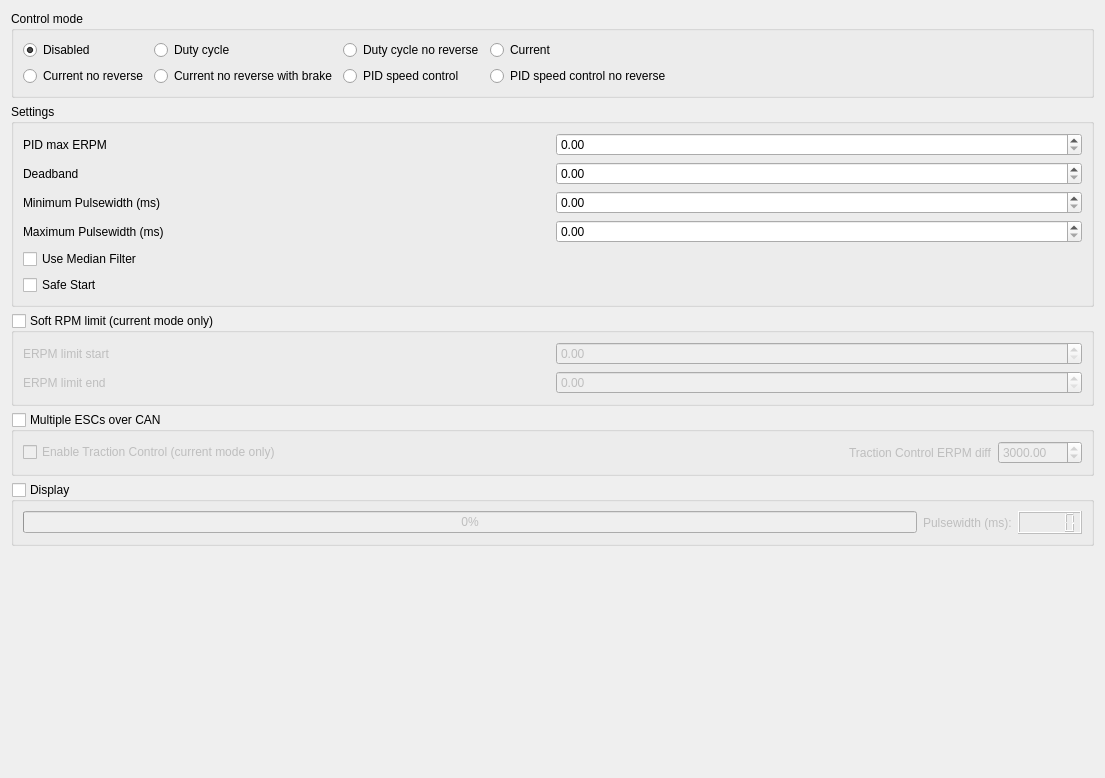
            <widget class="QWidget" name="tab_17">
             <attribute name="title">
              <string>PPM</string>
             </attribute>
             <layout class="QVBoxLayout" name="verticalLayout_35">
              <item>
               <widget class="QGroupBox" name="groupBox_19">
                <property name="title">
                 <string>Control mode</string>
                </property>
                <layout class="QHBoxLayout" name="horizontalLayout_28">
                 <item>
                  <layout class="QGridLayout" name="gridLayout_13">
                   <item row="0" column="2">
                    <widget class="QRadioButton" name="appconfPpmDutyNorevButton">
                     <property name="text">
                      <string>Duty cycle no reverse</string>
                     </property>
                    </widget>
                   </item>
                   <item row="0" column="1">
                    <widget class="QRadioButton" name="appconfPpmDutyButton">
                     <property name="text">
                      <string>Duty cycle</string>
                     </property>
                    </widget>
                   </item>
                   <item row="0" column="0">
                    <widget class="QRadioButton" name="appconfPpmDisabledButton">
                     <property name="text">
                      <string>Disabled</string>
                     </property>
                     <property name="checked">
                      <bool>true</bool>
                     </property>
                    </widget>
                   </item>
                   <item row="1" column="3">
                    <widget class="QRadioButton" name="appconfPpmPidNorevButton">
                     <property name="text">
                      <string>PID speed control no reverse</string>
                     </property>
                    </widget>
                   </item>
                   <item row="1" column="1">
                    <widget class="QRadioButton" name="appconfPpmCurrentNorevBrakeButton">
                     <property name="text">
                      <string>Current no reverse with brake</string>
                     </property>
                    </widget>
                   </item>
                   <item row="0" column="3">
                    <widget class="QRadioButton" name="appconfPpmCurrentButton">
                     <property name="text">
                      <string>Current</string>
                     </property>
                     <property name="checked">
                      <bool>false</bool>
                     </property>
                    </widget>
                   </item>
                   <item row="1" column="0">
                    <widget class="QRadioButton" name="appconfPpmCurrentNorevButton">
                     <property name="text">
                      <string>Current no reverse</string>
                     </property>
                    </widget>
                   </item>
                   <item row="1" column="2">
                    <widget class="QRadioButton" name="appconfPpmPidButton">
                     <property name="text">
                      <string>PID speed control</string>
                     </property>
                    </widget>
                   </item>
                  </layout>
                 </item>
                 <item>
                  <spacer name="horizontalSpacer_10">
                   <property name="orientation">
                    <enum>Qt::Horizontal</enum>
                   </property>
                   <property name="sizeHint" stdset="0">
                    <size>
                     <width>411</width>
                     <height>20</height>
                    </size>
                   </property>
                  </spacer>
                 </item>
                </layout>
               </widget>
              </item>
              <item>
               <widget class="QGroupBox" name="groupBox_20">
                <property name="title">
                 <string>Settings</string>
                </property>
                <layout class="QGridLayout" name="gridLayout_17">
                 <item row="4" column="0">
                  <widget class="QCheckBox" name="appconfPpmMedianFilterBox">
                   <property name="toolTip">
                    <string>&lt;html&gt;&lt;head/&gt;&lt;body&gt;&lt;p&gt;Use a median filter to reject niose. This will introduce one sample delay.&lt;/p&gt;&lt;/body&gt;&lt;/html&gt;</string>
                   </property>
                   <property name="text">
                    <string>Use Median Filter</string>
                   </property>
                  </widget>
                 </item>
                 <item row="3" column="0">
                  <widget class="QLabel" name="label_51">
                   <property name="text">
                    <string>Maximum Pulsewidth (ms)</string>
                   </property>
                  </widget>
                 </item>
                 <item row="0" column="1">
                  <widget class="QDoubleSpinBox" name="appconfPpmPidMaxErpmBox">
                   <property name="maximum">
                    <double>200000.000000000000000</double>
                   </property>
                   <property name="singleStep">
                    <double>100.000000000000000</double>
                   </property>
                  </widget>
                 </item>
                 <item row="1" column="0">
                  <widget class="QLabel" name="label_49">
                   <property name="text">
                    <string>Deadband</string>
                   </property>
                  </widget>
                 </item>
                 <item row="2" column="1">
                  <widget class="QDoubleSpinBox" name="appconfPpmPulseStartBox">
                   <property name="maximum">
                    <double>10.000000000000000</double>
                   </property>
                   <property name="singleStep">
                    <double>0.100000000000000</double>
                   </property>
                  </widget>
                 </item>
                 <item row="2" column="0">
                  <widget class="QLabel" name="label_50">
                   <property name="text">
                    <string>Minimum Pulsewidth (ms)</string>
                   </property>
                  </widget>
                 </item>
                 <item row="3" column="1">
                  <widget class="QDoubleSpinBox" name="appconfPpmPulseWidthBox">
                   <property name="maximum">
                    <double>20.000000000000000</double>
                   </property>
                   <property name="singleStep">
                    <double>0.100000000000000</double>
                   </property>
                  </widget>
                 </item>
                 <item row="0" column="0">
                  <widget class="QLabel" name="label_45">
                   <property name="text">
                    <string>PID max ERPM</string>
                   </property>
                  </widget>
                 </item>
                 <item row="1" column="1">
                  <widget class="QDoubleSpinBox" name="appconfPpmHystBox">
                   <property name="maximum">
                    <double>1.000000000000000</double>
                   </property>
                   <property name="singleStep">
                    <double>0.050000000000000</double>
                   </property>
                  </widget>
                 </item>
                 <item row="5" column="0">
                  <widget class="QCheckBox" name="appconfPpmSafeStartBox">
                   <property name="toolTip">
                    <string>&lt;html&gt;&lt;head/&gt;&lt;body&gt;&lt;p&gt;Don't give throttle unless the received output has been 0 for at leas 50 pulses. The counter is reset on boot, every time a new configuration is loaded and when a timeout occurs.&lt;/p&gt;&lt;/body&gt;&lt;/html&gt;</string>
                   </property>
                   <property name="text">
                    <string>Safe Start</string>
                   </property>
                  </widget>
                 </item>
                </layout>
               </widget>
              </item>
              <item>
               <widget class="QGroupBox" name="appconfPpmRpmLimBox">
                <property name="title">
                 <string>Soft RPM limit (current mode only)</string>
                </property>
                <property name="checkable">
                 <bool>true</bool>
                </property>
                <property name="checked">
                 <bool>false</bool>
                </property>
                <layout class="QGridLayout" name="gridLayout_20">
                 <item row="0" column="1">
                  <widget class="QDoubleSpinBox" name="appconfPpmRpmLimStartBox">
                   <property name="maximum">
                    <double>200000.000000000000000</double>
                   </property>
                   <property name="singleStep">
                    <double>100.000000000000000</double>
                   </property>
                  </widget>
                 </item>
                 <item row="0" column="0">
                  <widget class="QLabel" name="label_47">
                   <property name="text">
                    <string>ERPM limit start</string>
                   </property>
                  </widget>
                 </item>
                 <item row="1" column="0">
                  <widget class="QLabel" name="label_48">
                   <property name="text">
                    <string>ERPM limit end</string>
                   </property>
                  </widget>
                 </item>
                 <item row="1" column="1">
                  <widget class="QDoubleSpinBox" name="appconfPpmRpmLimEndBox">
                   <property name="maximum">
                    <double>200000.000000000000000</double>
                   </property>
                   <property name="singleStep">
                    <double>100.000000000000000</double>
                   </property>
                  </widget>
                 </item>
                </layout>
               </widget>
              </item>
              <item>
               <widget class="QGroupBox" name="appconfPpmMultiGroup">
                <property name="title">
                 <string>Multiple ESCs over CAN</string>
                </property>
                <property name="checkable">
                 <bool>true</bool>
                </property>
                <property name="checked">
                 <bool>false</bool>
                </property>
                <layout class="QHBoxLayout" name="horizontalLayout_37">
                 <item>
                  <widget class="QCheckBox" name="appconfPpmTcBox">
                   <property name="text">
                    <string>Enable Traction Control (current mode only)</string>
                   </property>
                   <property name="checked">
                    <bool>false</bool>
                   </property>
                  </widget>
                 </item>
                 <item>
                  <spacer name="horizontalSpacer_14">
                   <property name="orientation">
                    <enum>Qt::Horizontal</enum>
                   </property>
                   <property name="sizeHint" stdset="0">
                    <size>
                     <width>40</width>
                     <height>20</height>
                    </size>
                   </property>
                  </spacer>
                 </item>
                 <item>
                  <widget class="QLabel" name="label_67">
                   <property name="text">
                    <string>Traction Control ERPM diff</string>
                   </property>
                  </widget>
                 </item>
                 <item>
                  <widget class="QDoubleSpinBox" name="appconfPpmTcErpmBox">
                   <property name="maximum">
                    <double>100000.000000000000000</double>
                   </property>
                   <property name="value">
                    <double>3000.000000000000000</double>
                   </property>
                  </widget>
                 </item>
                </layout>
               </widget>
              </item>
              <item>
               <widget class="QGroupBox" name="appconfUpdatePpmBox">
                <property name="title">
                 <string>Display</string>
                </property>
                <property name="checkable">
                 <bool>true</bool>
                </property>
                <property name="checked">
                 <bool>false</bool>
                </property>
                <layout class="QGridLayout" name="gridLayout_19">
                 <item row="0" column="0">
                  <widget class="QProgressBar" name="appconfDecodedPpmBar">
                   <property name="minimum">
                    <number>0</number>
                   </property>
                   <property name="maximum">
                    <number>1000</number>
                   </property>
                   <property name="value">
                    <number>0</number>
                   </property>
                   <property name="format">
                    <string>%p%</string>
                   </property>
                  </widget>
                 </item>
                 <item row="0" column="2">
                  <widget class="QLCDNumber" name="appconfPpmPulsewidthNumber"/>
                 </item>
                 <item row="0" column="1">
                  <widget class="QLabel" name="label_80">
                   <property name="text">
                    <string>Pulsewidth (ms):</string>
                   </property>
                  </widget>
                 </item>
                </layout>
               </widget>
              </item>
              <item>
               <spacer name="verticalSpacer_6">
                <property name="orientation">
                 <enum>Qt::Vertical</enum>
                </property>
                <property name="sizeHint" stdset="0">
                 <size>
                  <width>20</width>
                  <height>221</height>
                 </size>
                </property>
               </spacer>
              </item>
             </layout>
            </widget>
